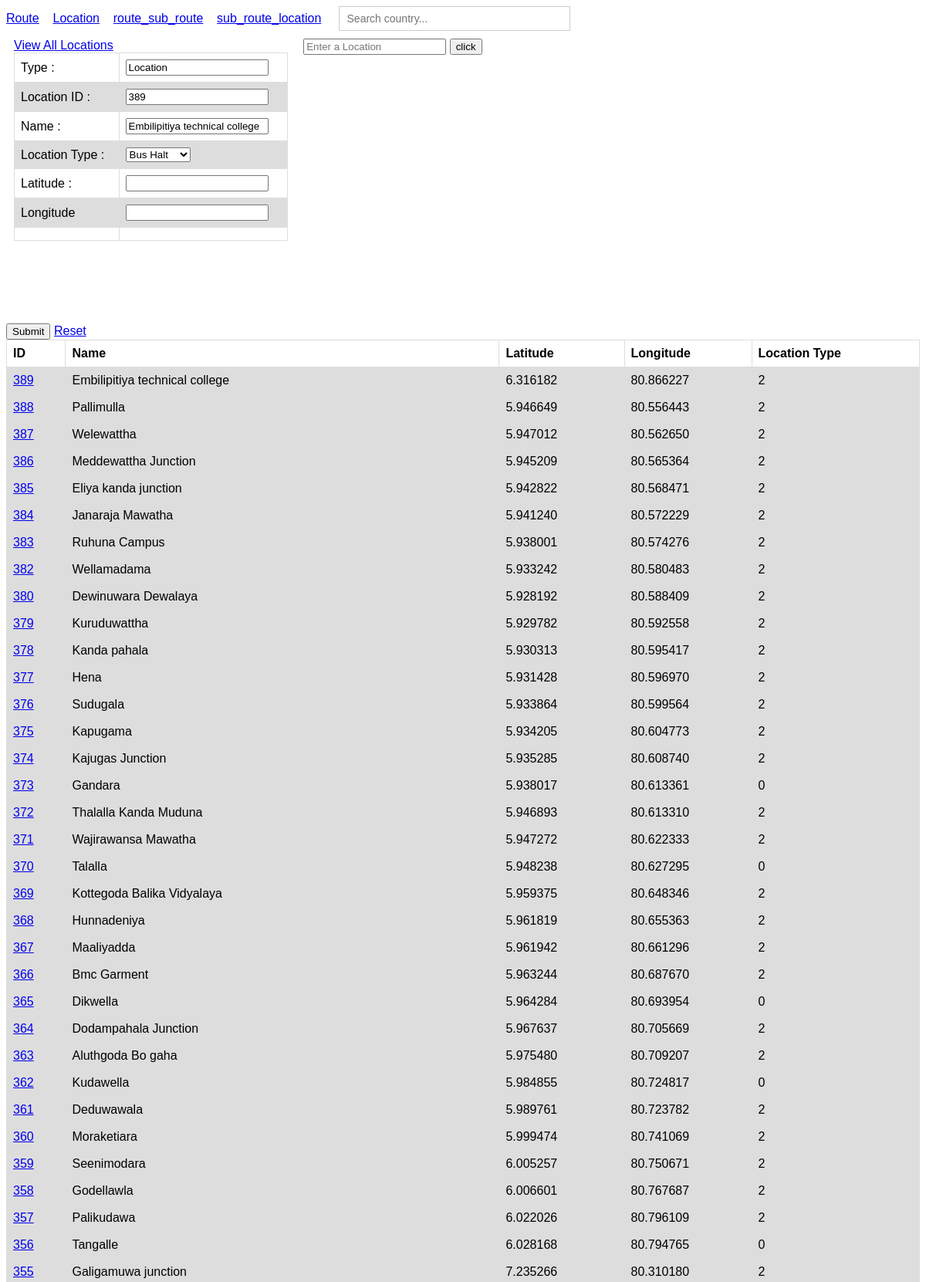
/new/location.php?id=389 (upper part), run on the app's committed database.
### tables this page shows
CREATE TABLE `location` (
  `ID` int(11) NOT NULL AUTO_INCREMENT,
  `Name` varchar(150) NOT NULL,
  `Latitude` varchar(15) DEFAULT NULL,
  `Longitude` varchar(15) DEFAULT NULL,
  `Type` int(1) DEFAULT '0',
  PRIMARY KEY (`ID`),
  UNIQUE KEY `Name_UNIQUE` (`Name`)
);

### comman/db_functions.php (called while the page is built, shortened)
<?php
	function toLocation($row){
		$location = new stdClass;
		$location->id = (int)$row['ID'];
		$location->name = $row['Name'];
		$location->latitude = $row['Latitude'];
		$location->longitude = $row['Longitude'];
		$location->type = $row['Type'];
		return $location;
	}
	function get_LocationDetails($id){
		include('connection.php');
		$stmt = $conn->prepare("SELECT * FROM location WHERE ID='".$id."';");
    	$stmt->execute();
		$result = $stmt->get_result();
		return toLocation(mysqli_fetch_assoc($result));
	}
?>

### new/location.php (the view, shortened to what this page needs)
<!DOCTYPE html>
<html>
<head>
</head>
<body>
	<?php
		include('index.php');
		include ('search-form.php');
		include ('backend-search.php');
		$loc = new stdClass();
		$loc->name = "";
		$loc->type = 0;
		$loc->id = 0;
		$types = array('Town','Bus Stand','Bus Halt','Village','Place');
		$n = count($types);
		if(isset($_GET['id'])){
			include('../comman/db_functions.php');
			$loc = get_LocationDetails($_GET['id']);
		}
	?>
	<div class="row">
		 <div class="column side">
				<a href="view_locations.php">View All Locations</a><br>
				<form action="submit.php" method="get">
		<table>
			<tr>
				<td><span>Type : </span></td>
				<td><input type="text" name="Type" value="Location" readonly></td>
			</tr>
			<tr>
				<td><span>Location ID : </span></td>
				<td><input type="text" name = "id" value=<?php echo '"'.$loc->id.'"'; ?> readonly ></td>
			</tr>
			<tr>
				<td><span>Name : </span></td>
				<td><input type="text" name="Name" value=<?php echo '"'.$loc->name.'"'; ?>></td>
			</tr>
			<tr>
				<td><span>Location Type : </span></td>
				<td>
					<select id="country" name="LocationType">
		<?php
			for($i = 0; $i < $n ; $i++){
				echo '<option value="'.$i.'" '.($i == $loc->type ? "selected" : "").'>'.$types[$i].'</option>';
			}
		?>
					</select>
					</td>
			</tr>
			<tr>
				<td><span>Latitude : </span></td>
				<td><input type="text" name = "Latitude"  id="Latitude"></td>
			</tr>
			<tr>
				<td><span>Longitude  </span></td>
				<td><input type="text" name = "Longitude" id="Longitude"></td>
			</tr>
			<tr><td></td><td></td></tr>
			</table>
	    	</form>
        </div>
	 	 <div class="column middle">
	 	 	<div>
			        <input id="seach_location" class="controls" type="text"
			            placeholder="Enter a Location " >
			          <button id="btn_search">click</button>
			</div>
	 	 	<div id="map" style="width: 800px; height: 320px;"></div>
	 	 </div>
	</div>
			<br>
		<input type="submit" name="">
		<a href="location.php">Reset</a>
	<div>
		<table>
			<tr>
				<th>ID</th>
				<th>Name</th>
				<th>Latitude</th>
				<th>Longitude</th>
				<th>Location Type</th>
			</tr>
<?php
	$sql1 = "SELECT * FROM location  order by ID DESC";
    $result = mysqli_query($conn,$sql1);
    while($row=mysqli_fetch_assoc($result)){
		echo "<tr>";
		echo '<td><a href="location.php?id='.$row['ID'].'">'.$row['ID']."</a></td>";
		echo "<td>".$row['Name']."</td>";
		echo "<td>".$row['Latitude']."</td>";
		echo "<td>".$row['Longitude']."</td>";
		echo "<td>".$row['Type']."</td>";
		echo "<tr>";
	}
?>
		</table>
	</div>
</body>
</html>

### new/location.php (style rules this page uses)
table { font-family: arial, sans-serif; border-collapse: collapse; width: 100%; }
td, th { border: 1px solid #dddddd; text-align: left; padding: 8px; }
tr:nth-child(even) { background-color: #dddddd; }
.column { float: left; padding: 10px; }
.column.side { width: 30%; height: 90%; }
.column.middle { width: 65%; height: 90%; }
.row:after { content: ""; display: table; clear: both; height: 90%; }

### new/search/search-form.php (style rules this page uses)
body { font-family: Arail, sans-serif; }

### data on the page
location: id "389", Name "Embilipitiya technical college", LocationType "Bus Halt", ID "389", Latitude "6.316182", Longitude "80.866227", Type "2"
location: ID "388", Name "Pallimulla", Latitude "5.946649", Longitude "80.556443", Type "2"
location: ID "387", Name "Welewattha", Latitude "5.947012", Longitude "80.562650", Type "2"
location: ID "386", Name "Meddewattha Junction", Latitude "5.945209", Longitude "80.565364", Type "2"
location: ID "385", Name "Eliya kanda junction", Latitude "5.942822", Longitude "80.568471", Type "2"
location: ID "384", Name "Janaraja Mawatha", Latitude "5.941240", Longitude "80.572229", Type "2"
location: ID "383", Name "Ruhuna Campus", Latitude "5.938001", Longitude "80.574276", Type "2"
location: ID "382", Name "Wellamadama", Latitude "5.933242", Longitude "80.580483", Type "2"
location: ID "380", Name "Dewinuwara Dewalaya", Latitude "5.928192", Longitude "80.588409", Type "2"
location: ID "379", Name "Kuruduwattha", Latitude "5.929782", Longitude "80.592558", Type "2"
location: ID "378", Name "Kanda pahala", Latitude "5.930313", Longitude "80.595417", Type "2"
location: ID "377", Name "Hena", Latitude "5.931428", Longitude "80.596970", Type "2"
location: ID "376", Name "Sudugala", Latitude "5.933864", Longitude "80.599564", Type "2"
location: ID "375", Name "Kapugama", Latitude "5.934205", Longitude "80.604773", Type "2"
location: ID "374", Name "Kajugas Junction", Latitude "5.935285", Longitude "80.608740", Type "2"
location: ID "373", Name "Gandara", Latitude "5.938017", Longitude "80.613361", Type "0"
location: ID "372", Name "Thalalla Kanda Muduna", Latitude "5.946893", Longitude "80.613310", Type "2"
location: ID "371", Name "Wajirawansa Mawatha", Latitude "5.947272", Longitude "80.622333", Type "2"
location: ID "370", Name "Talalla", Latitude "5.948238", Longitude "80.627295", Type "0"
location: ID "369", Name "Kottegoda Balika Vidyalaya", Latitude "5.959375", Longitude "80.648346", Type "2"
location: ID "368", Name "Hunnadeniya", Latitude "5.961819", Longitude "80.655363", Type "2"
location: ID "367", Name "Maaliyadda", Latitude "5.961942", Longitude "80.661296", Type "2"
location: ID "366", Name "Bmc Garment", Latitude "5.963244", Longitude "80.687670", Type "2"
location: ID "365", Name "Dikwella", Latitude "5.964284", Longitude "80.693954", Type "0"
location: ID "364", Name "Dodampahala Junction", Latitude "5.967637", Longitude "80.705669", Type "2"
location: ID "363", Name "Aluthgoda Bo gaha", Latitude "5.975480", Longitude "80.709207", Type "2"
location: ID "362", Name "Kudawella", Latitude "5.984855", Longitude "80.724817", Type "0"
location: ID "361", Name "Deduwawala", Latitude "5.989761", Longitude "80.723782", Type "2"
location: ID "360", Name "Moraketiara", Latitude "5.999474", Longitude "80.741069", Type "2"
location: ID "359", Name "Seenimodara", Latitude "6.005257", Longitude "80.750671", Type "2"
location: ID "358", Name "Godellawla", Latitude "6.006601", Longitude "80.767687", Type "2"
location: ID "357", Name "Palikudawa", Latitude "6.022026", Longitude "80.796109", Type "2"
location: ID "356", Name "Tangalle", Latitude "6.028168", Longitude "80.794765", Type "0"
location: ID "355", Name "Galigamuwa junction", Latitude "7.235266", Longitude "80.310180", Type "2"
